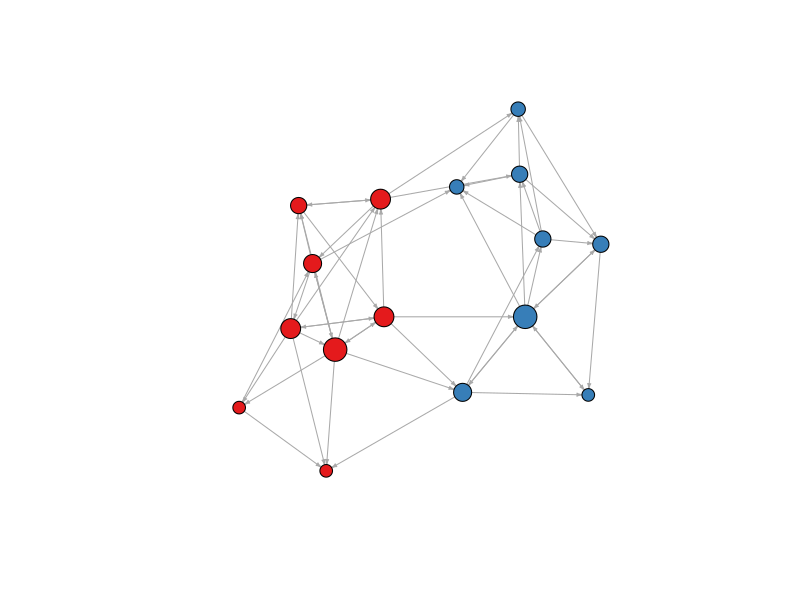

Recreate this plot in R. (Note: this script raises an error after producing the figure.)
rm(list=ls())
library("igraph")
library('RColorBrewer')
set.seed(6886)

#### stoch equiv
# adjMat = matrix(0, nrow=20, ncol=20)
adjMat = matrix(0, nrow=16, ncol=16)
high = 1:8
oth = 9:16
# med = 5:11
# low = 12:16
# oth = 17:20

adjMat[high,high] = rbinom(length(adjMat[high,high]), 1, .4) # high-high
# adjMat[med,med] = rbinom(length(adjMat[med,med]), 1, .6) # med-med
# adjMat[low,low] = rbinom(length(adjMat[low,low]), 1, .6) # low-low
adjMat[oth,oth] = rbinom(length(adjMat[oth,oth]), 1, .4) # low-low

# adjMat[high,med] = rbinom(length(adjMat[high,med]), 1, .2) # high - med
# adjMat[med,high] = rbinom(length(adjMat[med,high]), 1, .25) # med - high

# adjMat[low,high] = rbinom(length(adjMat[low,high]), 1, .0) # low - high
# adjMat[high,low] = rbinom(length(adjMat[high,low]), 1, .0) # high - low

# adjMat[med,low] = rbinom(length(adjMat[med,low]), 1, .1) # med - low
# adjMat[low,med] = rbinom(length(adjMat[low,med]), 1, .3) # low - med

adjMat[oth,high] = rbinom(length(adjMat[oth,high]), 1, .05) # med - high
adjMat[high,oth] = rbinom(length(adjMat[high,oth]), 1, .05) # med - high

# adjMat[oth,low] = rbinom(length(adjMat[oth,low]), 1, .15) # med - low
# adjMat[low,oth] = rbinom(length(adjMat[low,oth]), 1, .15) # med - low

# adjMat[oth,med] = rbinom(length(adjMat[oth,med]), 1, 0) # med - med
# adjMat[med,oth] = rbinom(length(adjMat[med,oth]), 1, 0) # med - med


# oops undirected
# adjMat[lower.tri(adjMat)] = 0
# adjMat[lower.tri(adjMat)] = t(adjMat)[lower.tri(adjMat)]
g = graph_from_adjacency_matrix(adjMat, mode='directed', weighted=NULL, diag=FALSE)

# layout
hl=layout.norm(layout_nicely(graph_from_adjacency_matrix(adjMat[high,high], mode='directed', weighted=NULL, diag=FALSE)), 0, .3, .8, 1)
ol=layout.norm(layout_nicely(graph_from_adjacency_matrix(adjMat[oth,oth], mode='directed', weighted=NULL, diag=FALSE)), .7, 1, .8, 1)
# ml=layout.norm(layout_nicely(graph_from_adjacency_matrix(adjMat[med,med], mode='directed', weighted=NULL, diag=FALSE)), 0, .3, 0, .4)
# ll=layout.norm(layout_nicely(graph_from_adjacency_matrix(adjMat[low,low], mode='directed', weighted=NULL, diag=FALSE)), .7, 1, 0, .4)
l = rbind(hl,ol
	# ,ml,ll
	)

# color by class
ccols = brewer.pal(2, 'Set1')
V(g)$color = c(
	rep(ccols[1], length(high)), 
	rep(ccols[2], length(oth))
	# , rep(ccols[3], length(med)), rep(ccols[4], length(low))
	)

#


# plot save
# fName = paste0('~/Research/netsMatter/paper/stochEquivNet.pdf') ; pdf(file=fName, width=7.5, height=3)
plot(g, 
	vertex.label=NA, 
	vertex.color=V(g)$color, 
	# layout=l,
	edge.arrow.size=.25,
	vertex.size=degree(g)+3
	# asp=TRUE
	)
# dev.off() ; system( paste0('pdfcrop ', fName, ' ', fName) )
# system( paste0('open ', fName, ' ', fName) )

library(ggraph)

V(g)$nSize = degree(g)

set.seed(6886)
ggNet=ggraph(g, layout='nicely') + 
    geom_edge_fan(aes(alpha = ..index..), show.legend = FALSE) + 
    geom_node_point(aes(color=color), size=V(g)$nSize) + 
    scale_color_manual(values=ccols) +
    theme_bw() + 
    theme(
    	axis.ticks=element_blank(),
    	axis.text = element_blank(),
    	axis.title = element_blank(),
    	panel.border=element_blank(),
    	legend.position = 'none',
    	panel.grid = element_blank()
    	)
ggsave(ggNet, file=paste0('~/Research/netsMatter/paper/stochEquiv.pdf'))
